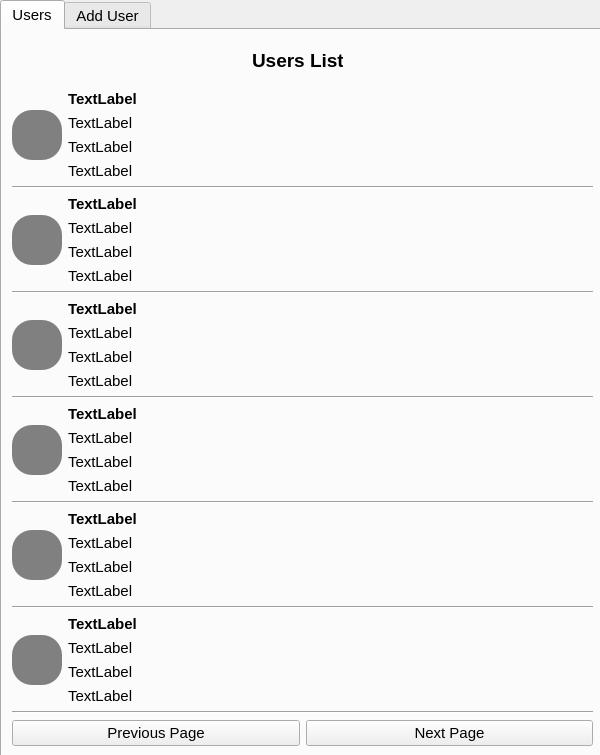
<?xml version="1.0" encoding="UTF-8"?>
<ui version="4.0">
 <class>DisplayUsersWindow</class>
 <widget class="QMainWindow" name="DisplayUsersWindow">
  <property name="geometry">
   <rect>
    <x>0</x>
    <y>0</y>
    <width>600</width>
    <height>755</height>
   </rect>
  </property>
  <property name="minimumSize">
   <size>
    <width>600</width>
    <height>755</height>
   </size>
  </property>
  <property name="maximumSize">
   <size>
    <width>600</width>
    <height>755</height>
   </size>
  </property>
  <property name="windowTitle">
   <string>DisplayUsersWindow</string>
  </property>
  <widget class="QWidget" name="centralwidget">
   <widget class="QTabWidget" name="tabWidget">
    <property name="geometry">
     <rect>
      <x>0</x>
      <y>0</y>
      <width>601</width>
      <height>811</height>
     </rect>
    </property>
    <property name="sizePolicy">
     <sizepolicy hsizetype="Expanding" vsizetype="Expanding">
      <horstretch>100</horstretch>
      <verstretch>0</verstretch>
     </sizepolicy>
    </property>
    <property name="maximumSize">
     <size>
      <width>701</width>
      <height>16777215</height>
     </size>
    </property>
    <property name="font">
     <font>
      <pointsize>11</pointsize>
     </font>
    </property>
    <property name="tabPosition">
     <enum>QTabWidget::North</enum>
    </property>
    <property name="tabShape">
     <enum>QTabWidget::Rounded</enum>
    </property>
    <property name="currentIndex">
     <number>0</number>
    </property>
    <property name="iconSize">
     <size>
      <width>16</width>
      <height>16</height>
     </size>
    </property>
    <property name="elideMode">
     <enum>Qt::ElideNone</enum>
    </property>
    <property name="tabBarAutoHide">
     <bool>false</bool>
    </property>
    <widget class="QWidget" name="tab">
     <attribute name="title">
      <string>Users</string>
     </attribute>
     <widget class="QWidget" name="formLayoutWidget">
      <property name="geometry">
       <rect>
        <x>10</x>
        <y>60</y>
        <width>581</width>
        <height>671</height>
       </rect>
      </property>
      <layout class="QFormLayout" name="formLayout_3">
       <item row="0" column="0" colspan="2">
        <layout class="QHBoxLayout" name="horizontalLayout_16">
         <item>
          <widget class="QLabel" name="label_38">
           <property name="minimumSize">
            <size>
             <width>50</width>
             <height>50</height>
            </size>
           </property>
           <property name="maximumSize">
            <size>
             <width>50</width>
             <height>50</height>
            </size>
           </property>
           <property name="autoFillBackground">
            <bool>false</bool>
           </property>
           <property name="styleSheet">
            <string notr="true">border-radius: 20px;
background-color: gray;</string>
           </property>
           <property name="text">
            <string/>
           </property>
          </widget>
         </item>
         <item>
          <layout class="QVBoxLayout" name="verticalLayout_13">
           <item>
            <widget class="QLabel" name="nameLabel1_3">
             <property name="font">
              <font>
               <weight>75</weight>
               <bold>true</bold>
              </font>
             </property>
             <property name="text">
              <string>TextLabel</string>
             </property>
            </widget>
           </item>
           <item>
            <widget class="QLabel" name="positionLabel1_3">
             <property name="text">
              <string>TextLabel</string>
             </property>
            </widget>
           </item>
           <item>
            <widget class="QLabel" name="emailLabel1_3">
             <property name="text">
              <string>TextLabel</string>
             </property>
            </widget>
           </item>
           <item>
            <widget class="QLabel" name="phoneLabel1_3">
             <property name="text">
              <string>TextLabel</string>
             </property>
            </widget>
           </item>
          </layout>
         </item>
        </layout>
       </item>
       <item row="1" column="0" colspan="2">
        <widget class="Line" name="line_10">
         <property name="minimumSize">
          <size>
           <width>100</width>
           <height>3</height>
          </size>
         </property>
         <property name="orientation">
          <enum>Qt::Horizontal</enum>
         </property>
        </widget>
       </item>
       <item row="2" column="0" colspan="2">
        <layout class="QHBoxLayout" name="horizontalLayout_17">
         <item>
          <widget class="QLabel" name="label_39">
           <property name="minimumSize">
            <size>
             <width>50</width>
             <height>50</height>
            </size>
           </property>
           <property name="maximumSize">
            <size>
             <width>50</width>
             <height>50</height>
            </size>
           </property>
           <property name="autoFillBackground">
            <bool>false</bool>
           </property>
           <property name="styleSheet">
            <string notr="true">border-radius: 20px;
background-color: gray;</string>
           </property>
           <property name="text">
            <string/>
           </property>
          </widget>
         </item>
         <item>
          <layout class="QVBoxLayout" name="verticalLayout_14">
           <item>
            <widget class="QLabel" name="nameLabel2_3">
             <property name="font">
              <font>
               <weight>75</weight>
               <bold>true</bold>
              </font>
             </property>
             <property name="text">
              <string>TextLabel</string>
             </property>
            </widget>
           </item>
           <item>
            <widget class="QLabel" name="positionLabel2_3">
             <property name="text">
              <string>TextLabel</string>
             </property>
            </widget>
           </item>
           <item>
            <widget class="QLabel" name="emailLabel2_3">
             <property name="text">
              <string>TextLabel</string>
             </property>
            </widget>
           </item>
           <item>
            <widget class="QLabel" name="phoneLabel2_3">
             <property name="text">
              <string>TextLabel</string>
             </property>
            </widget>
           </item>
          </layout>
         </item>
        </layout>
       </item>
       <item row="3" column="0" colspan="2">
        <widget class="Line" name="line_11">
         <property name="minimumSize">
          <size>
           <width>100</width>
           <height>3</height>
          </size>
         </property>
         <property name="orientation">
          <enum>Qt::Horizontal</enum>
         </property>
        </widget>
       </item>
       <item row="4" column="0" colspan="2">
        <layout class="QHBoxLayout" name="horizontalLayout_18">
         <item>
          <widget class="QLabel" name="label_40">
           <property name="minimumSize">
            <size>
             <width>50</width>
             <height>50</height>
            </size>
           </property>
           <property name="maximumSize">
            <size>
             <width>50</width>
             <height>50</height>
            </size>
           </property>
           <property name="autoFillBackground">
            <bool>false</bool>
           </property>
           <property name="styleSheet">
            <string notr="true">border-radius: 20px;
background-color: gray;</string>
           </property>
           <property name="text">
            <string/>
           </property>
          </widget>
         </item>
         <item>
          <layout class="QVBoxLayout" name="verticalLayout_15">
           <item>
            <widget class="QLabel" name="nameLabel3_3">
             <property name="font">
              <font>
               <weight>75</weight>
               <bold>true</bold>
              </font>
             </property>
             <property name="text">
              <string>TextLabel</string>
             </property>
            </widget>
           </item>
           <item>
            <widget class="QLabel" name="positionLabel3_3">
             <property name="text">
              <string>TextLabel</string>
             </property>
            </widget>
           </item>
           <item>
            <widget class="QLabel" name="emailLabel3_3">
             <property name="text">
              <string>TextLabel</string>
             </property>
            </widget>
           </item>
           <item>
            <widget class="QLabel" name="phoneLabel3_3">
             <property name="text">
              <string>TextLabel</string>
             </property>
            </widget>
           </item>
          </layout>
         </item>
        </layout>
       </item>
       <item row="5" column="0" colspan="2">
        <widget class="Line" name="line_12">
         <property name="minimumSize">
          <size>
           <width>100</width>
           <height>3</height>
          </size>
         </property>
         <property name="orientation">
          <enum>Qt::Horizontal</enum>
         </property>
        </widget>
       </item>
       <item row="6" column="0" colspan="2">
        <layout class="QHBoxLayout" name="horizontalLayout_19">
         <item>
          <widget class="QLabel" name="label_41">
           <property name="minimumSize">
            <size>
             <width>50</width>
             <height>50</height>
            </size>
           </property>
           <property name="maximumSize">
            <size>
             <width>50</width>
             <height>50</height>
            </size>
           </property>
           <property name="autoFillBackground">
            <bool>false</bool>
           </property>
           <property name="styleSheet">
            <string notr="true">border-radius: 20px;
background-color: gray;</string>
           </property>
           <property name="text">
            <string/>
           </property>
          </widget>
         </item>
         <item>
          <layout class="QVBoxLayout" name="verticalLayout_16">
           <item>
            <widget class="QLabel" name="nameLabel4_3">
             <property name="font">
              <font>
               <weight>75</weight>
               <bold>true</bold>
              </font>
             </property>
             <property name="text">
              <string>TextLabel</string>
             </property>
            </widget>
           </item>
           <item>
            <widget class="QLabel" name="positionLabel4_3">
             <property name="text">
              <string>TextLabel</string>
             </property>
            </widget>
           </item>
           <item>
            <widget class="QLabel" name="emailLabel4_3">
             <property name="text">
              <string>TextLabel</string>
             </property>
            </widget>
           </item>
           <item>
            <widget class="QLabel" name="phoneLabel4_3">
             <property name="text">
              <string>TextLabel</string>
             </property>
            </widget>
           </item>
          </layout>
         </item>
        </layout>
       </item>
       <item row="7" column="0" colspan="2">
        <widget class="Line" name="line_13">
         <property name="minimumSize">
          <size>
           <width>100</width>
           <height>3</height>
          </size>
         </property>
         <property name="orientation">
          <enum>Qt::Horizontal</enum>
         </property>
        </widget>
       </item>
       <item row="8" column="0" colspan="2">
        <layout class="QHBoxLayout" name="horizontalLayout_20">
         <item>
          <widget class="QLabel" name="label_42">
           <property name="minimumSize">
            <size>
             <width>50</width>
             <height>50</height>
            </size>
           </property>
           <property name="maximumSize">
            <size>
             <width>50</width>
             <height>50</height>
            </size>
           </property>
           <property name="autoFillBackground">
            <bool>false</bool>
           </property>
           <property name="styleSheet">
            <string notr="true">border-radius: 20px;
background-color: gray;</string>
           </property>
           <property name="text">
            <string/>
           </property>
          </widget>
         </item>
         <item>
          <layout class="QVBoxLayout" name="verticalLayout_17">
           <item>
            <widget class="QLabel" name="nameLabel5_3">
             <property name="font">
              <font>
               <weight>75</weight>
               <bold>true</bold>
              </font>
             </property>
             <property name="text">
              <string>TextLabel</string>
             </property>
            </widget>
           </item>
           <item>
            <widget class="QLabel" name="positionLabel5_3">
             <property name="text">
              <string>TextLabel</string>
             </property>
            </widget>
           </item>
           <item>
            <widget class="QLabel" name="emailLabel5_3">
             <property name="text">
              <string>TextLabel</string>
             </property>
            </widget>
           </item>
           <item>
            <widget class="QLabel" name="phoneLabel5_3">
             <property name="text">
              <string>TextLabel</string>
             </property>
            </widget>
           </item>
          </layout>
         </item>
        </layout>
       </item>
       <item row="9" column="0" colspan="2">
        <widget class="Line" name="line_14">
         <property name="minimumSize">
          <size>
           <width>100</width>
           <height>3</height>
          </size>
         </property>
         <property name="orientation">
          <enum>Qt::Horizontal</enum>
         </property>
        </widget>
       </item>
       <item row="10" column="0" colspan="2">
        <layout class="QHBoxLayout" name="horizontalLayout_21">
         <item>
          <widget class="QLabel" name="label_43">
           <property name="minimumSize">
            <size>
             <width>50</width>
             <height>50</height>
            </size>
           </property>
           <property name="maximumSize">
            <size>
             <width>50</width>
             <height>50</height>
            </size>
           </property>
           <property name="autoFillBackground">
            <bool>false</bool>
           </property>
           <property name="styleSheet">
            <string notr="true">border-radius: 20px;
background-color: gray;</string>
           </property>
           <property name="text">
            <string/>
           </property>
          </widget>
         </item>
         <item>
          <layout class="QVBoxLayout" name="verticalLayout_18">
           <item>
            <widget class="QLabel" name="nameLabel6_3">
             <property name="font">
              <font>
               <weight>75</weight>
               <bold>true</bold>
              </font>
             </property>
             <property name="text">
              <string>TextLabel</string>
             </property>
            </widget>
           </item>
           <item>
            <widget class="QLabel" name="positionLabel6_3">
             <property name="text">
              <string>TextLabel</string>
             </property>
            </widget>
           </item>
           <item>
            <widget class="QLabel" name="emailLabel6_3">
             <property name="text">
              <string>TextLabel</string>
             </property>
            </widget>
           </item>
           <item>
            <widget class="QLabel" name="phoneLabel6_3">
             <property name="text">
              <string>TextLabel</string>
             </property>
            </widget>
           </item>
          </layout>
         </item>
        </layout>
       </item>
       <item row="11" column="0" colspan="2">
        <widget class="Line" name="line_15">
         <property name="minimumSize">
          <size>
           <width>100</width>
           <height>3</height>
          </size>
         </property>
         <property name="orientation">
          <enum>Qt::Horizontal</enum>
         </property>
        </widget>
       </item>
       <item row="12" column="0" colspan="2">
        <layout class="QHBoxLayout" name="horizontalLayout_22">
         <item>
          <widget class="QPushButton" name="prev_page_btn_2">
           <property name="text">
            <string>Previous Page</string>
           </property>
          </widget>
         </item>
         <item>
          <widget class="QPushButton" name="next_page_btn_2">
           <property name="styleSheet">
            <string notr="true"/>
           </property>
           <property name="text">
            <string>Next Page</string>
           </property>
          </widget>
         </item>
        </layout>
       </item>
      </layout>
     </widget>
     <widget class="QLabel" name="label_25">
      <property name="geometry">
       <rect>
        <x>250</x>
        <y>10</y>
        <width>91</width>
        <height>41</height>
       </rect>
      </property>
      <property name="font">
       <font>
        <pointsize>14</pointsize>
        <weight>75</weight>
        <bold>true</bold>
       </font>
      </property>
      <property name="text">
       <string>Users List</string>
      </property>
     </widget>
    </widget>
    <widget class="QWidget" name="tab_2">
     <attribute name="title">
      <string>Add User</string>
     </attribute>
     <widget class="QWidget" name="formLayoutWidget_2">
      <property name="geometry">
       <rect>
        <x>10</x>
        <y>50</y>
        <width>581</width>
        <height>671</height>
       </rect>
      </property>
      <layout class="QFormLayout" name="formLayout">
       <item row="0" column="1">
        <layout class="QHBoxLayout" name="horizontalLayout_25">
         <item>
          <widget class="QLabel" name="label_3">
           <property name="font">
            <font>
             <weight>75</weight>
             <bold>true</bold>
            </font>
           </property>
           <property name="text">
            <string>Name :</string>
           </property>
          </widget>
         </item>
         <item>
          <spacer name="horizontalSpacer_6">
           <property name="orientation">
            <enum>Qt::Horizontal</enum>
           </property>
           <property name="sizeHint" stdset="0">
            <size>
             <width>40</width>
             <height>20</height>
            </size>
           </property>
          </spacer>
         </item>
        </layout>
       </item>
       <item row="1" column="1">
        <widget class="QLineEdit" name="nameInput">
         <property name="placeholderText">
          <string>Taras Shevchenko</string>
         </property>
        </widget>
       </item>
       <item row="2" column="1">
        <layout class="QHBoxLayout" name="horizontalLayout_24">
         <item>
          <widget class="QLabel" name="label_2">
           <property name="font">
            <font>
             <weight>75</weight>
             <bold>true</bold>
            </font>
           </property>
           <property name="text">
            <string>Email : </string>
           </property>
          </widget>
         </item>
         <item>
          <spacer name="horizontalSpacer_4">
           <property name="orientation">
            <enum>Qt::Horizontal</enum>
           </property>
           <property name="sizeHint" stdset="0">
            <size>
             <width>40</width>
             <height>20</height>
            </size>
           </property>
          </spacer>
         </item>
        </layout>
       </item>
       <item row="3" column="1">
        <widget class="QLineEdit" name="emailInput">
         <property name="placeholderText">
          <string>taras.shevchenko@gmail.com</string>
         </property>
        </widget>
       </item>
       <item row="4" column="1">
        <layout class="QHBoxLayout" name="horizontalLayout_23">
         <item>
          <widget class="QLabel" name="label">
           <property name="font">
            <font>
             <weight>75</weight>
             <bold>true</bold>
            </font>
           </property>
           <property name="text">
            <string>Phone :</string>
           </property>
          </widget>
         </item>
         <item>
          <spacer name="horizontalSpacer_2">
           <property name="orientation">
            <enum>Qt::Horizontal</enum>
           </property>
           <property name="sizeHint" stdset="0">
            <size>
             <width>40</width>
             <height>20</height>
            </size>
           </property>
          </spacer>
         </item>
        </layout>
       </item>
       <item row="5" column="1">
        <widget class="QLineEdit" name="phoneInput">
         <property name="inputMask">
          <string/>
         </property>
         <property name="placeholderText">
          <string>+38 066 777 77 77</string>
         </property>
        </widget>
       </item>
       <item row="6" column="1">
        <layout class="QHBoxLayout" name="horizontalLayout_36">
         <item>
          <widget class="QLabel" name="label_7">
           <property name="font">
            <font>
             <weight>75</weight>
             <bold>true</bold>
            </font>
           </property>
           <property name="text">
            <string>Position :</string>
           </property>
          </widget>
         </item>
         <item>
          <spacer name="horizontalSpacer_14">
           <property name="orientation">
            <enum>Qt::Horizontal</enum>
           </property>
           <property name="sizeHint" stdset="0">
            <size>
             <width>40</width>
             <height>20</height>
            </size>
           </property>
          </spacer>
         </item>
        </layout>
       </item>
       <item row="7" column="1">
        <layout class="QGridLayout" name="layoutForRadioBtns"/>
       </item>
       <item row="8" column="1">
        <layout class="QHBoxLayout" name="horizontalLayout_38">
         <item>
          <widget class="QLabel" name="label_9">
           <property name="font">
            <font>
             <weight>75</weight>
             <bold>true</bold>
            </font>
           </property>
           <property name="text">
            <string>Photo :</string>
           </property>
          </widget>
         </item>
         <item>
          <spacer name="horizontalSpacer_18">
           <property name="orientation">
            <enum>Qt::Horizontal</enum>
           </property>
           <property name="sizeHint" stdset="0">
            <size>
             <width>40</width>
             <height>20</height>
            </size>
           </property>
          </spacer>
         </item>
        </layout>
       </item>
       <item row="9" column="1">
        <layout class="QHBoxLayout" name="horizontalLayout_39">
         <item>
          <widget class="QPushButton" name="choosePictureBtn">
           <property name="maximumSize">
            <size>
             <width>115</width>
             <height>16777215</height>
            </size>
           </property>
           <property name="text">
            <string>Choose Picture</string>
           </property>
          </widget>
         </item>
         <item>
          <widget class="QLabel" name="chosenPicture">
           <property name="text">
            <string/>
           </property>
          </widget>
         </item>
        </layout>
       </item>
       <item row="10" column="1">
        <spacer name="verticalSpacer">
         <property name="orientation">
          <enum>Qt::Vertical</enum>
         </property>
         <property name="sizeHint" stdset="0">
          <size>
           <width>20</width>
           <height>40</height>
          </size>
         </property>
        </spacer>
       </item>
       <item row="11" column="1">
        <widget class="QPushButton" name="addUserBrn">
         <property name="text">
          <string>Add User</string>
         </property>
        </widget>
       </item>
       <item row="12" column="1">
        <spacer name="verticalSpacer_2">
         <property name="orientation">
          <enum>Qt::Vertical</enum>
         </property>
         <property name="sizeHint" stdset="0">
          <size>
           <width>20</width>
           <height>40</height>
          </size>
         </property>
        </spacer>
       </item>
       <item row="13" column="1">
        <spacer name="verticalSpacer_3">
         <property name="orientation">
          <enum>Qt::Vertical</enum>
         </property>
         <property name="sizeHint" stdset="0">
          <size>
           <width>20</width>
           <height>40</height>
          </size>
         </property>
        </spacer>
       </item>
       <item row="14" column="1">
        <layout class="QHBoxLayout" name="horizontalLayout_2">
         <item>
          <spacer name="horizontalSpacer_3">
           <property name="orientation">
            <enum>Qt::Horizontal</enum>
           </property>
           <property name="sizeHint" stdset="0">
            <size>
             <width>40</width>
             <height>20</height>
            </size>
           </property>
          </spacer>
         </item>
         <item>
          <widget class="QLabel" name="successfullyAdded">
           <property name="font">
            <font>
             <pointsize>16</pointsize>
             <weight>75</weight>
             <bold>true</bold>
            </font>
           </property>
           <property name="text">
            <string>User added successfully!</string>
           </property>
          </widget>
         </item>
         <item>
          <spacer name="horizontalSpacer">
           <property name="orientation">
            <enum>Qt::Horizontal</enum>
           </property>
           <property name="sizeHint" stdset="0">
            <size>
             <width>40</width>
             <height>20</height>
            </size>
           </property>
          </spacer>
         </item>
        </layout>
       </item>
       <item row="15" column="1">
        <layout class="QHBoxLayout" name="horizontalLayout">
         <item>
          <widget class="QPushButton" name="showUsersBtn">
           <property name="text">
            <string>Users List</string>
           </property>
          </widget>
         </item>
         <item>
          <widget class="QPushButton" name="addOnMoreUser">
           <property name="text">
            <string>Add one more user</string>
           </property>
          </widget>
         </item>
        </layout>
       </item>
      </layout>
     </widget>
     <widget class="QLabel" name="addUserLabel">
      <property name="geometry">
       <rect>
        <x>250</x>
        <y>10</y>
        <width>91</width>
        <height>17</height>
       </rect>
      </property>
      <property name="font">
       <font>
        <pointsize>14</pointsize>
        <weight>75</weight>
        <bold>true</bold>
       </font>
      </property>
      <property name="text">
       <string>Add User</string>
      </property>
     </widget>
    </widget>
   </widget>
  </widget>
 </widget>
 <resources/>
 <connections/>
</ui>
